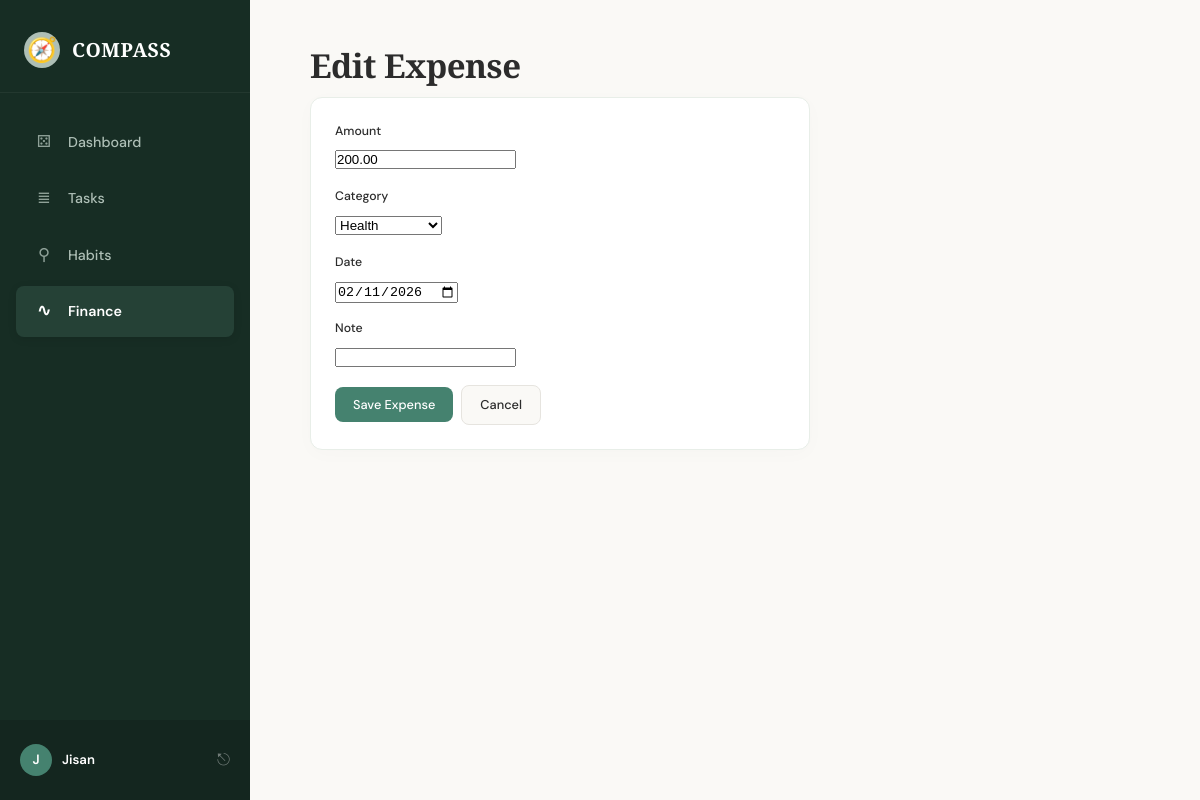
The app's page /finance/expense/6/edit/ (signed in) with its own data.
### finance/models.py (models this page shows, shortened)
class Expense(models.Model):
    CATEGORY_CHOICES = [
        ('food', 'Food & Dining'),
        ('transport', 'Transport'),
        ('shopping', 'Shopping'),
        ('bills', 'Bills & Utilities'),
        ('health', 'Health'),
        ('education', 'Education'),
        ('entertainment', 'Entertainment'),
        ('personal', 'Personal'),
        ('other', 'Other'),
    ]
    user = models.ForeignKey(User, on_delete=models.CASCADE, related_name='expenses')
    amount = models.DecimalField(max_digits=12, decimal_places=2)
    category = models.CharField(max_length=20, choices=CATEGORY_CHOICES, default='other')
    date = models.DateField(default=timezone.localdate)
    note = models.CharField(max_length=255, blank=True)
    class Meta:
        ordering = ['-date', '-id']

### finance/views.py (the view)
# urls.py: path('expense/<int:pk>/edit/', views.expense_edit, name='expense_edit'),
@login_required
def expense_edit(request, pk):
    expense = get_object_or_404(Expense, pk=pk, user=request.user)
    if request.method == 'POST':
        form = ExpenseForm(request.POST, instance=expense)
        if form.is_valid():
            form.save()
            messages.success(request, 'Expense updated ✓')
            return redirect('finance:overview')
    else:
        form = ExpenseForm(instance=expense)
    return render(request, 'finance/expense_form.html', {'form': form, 'editing': True})

### finance/forms.py
class ExpenseForm(forms.ModelForm):
    class Meta:
        model = Expense
        fields = ['amount', 'category', 'date', 'note']
        widgets = {
            'date': forms.DateInput(attrs={'type': 'date'}),
        }

### templates/finance/expense_form.html (shortened to what this page needs)
{% extends 'base.html' %}
{% block content %}
<div class="page-header">
    <h1>{% if editing %}Edit{% else %}Add{% endif %} Expense</h1>
</div>
<div class="card" style="max-width: 500px;">
    <form method="post">
        {% for field in form %}
        <div class="form-group">
            <label for="{{ field.id_for_label }}">{{ field.label }}</label>
            {{ field }}
        </div>
        {% endfor %}
        <div class="btn-group">
            <button type="submit" class="btn btn-primary">Save Expense</button>
            <a href="{% url 'finance:overview' %}" class="btn btn-secondary">Cancel</a>
        </div>
    </form>
</div>
{% endblock %}

### templates/base.html (shortened to what this page needs)
{% load static %}
<!DOCTYPE html>
<html lang="en">
<head>
    <link rel="stylesheet" href="{% static 'css/style.css' %}?v={% now 'U' %}">
</head>
<body>
    {% if user.is_authenticated %}
    <nav class="sidebar">
        <div class="sidebar-brand">
            <span class="brand-icon">🧭</span>
            <span class="brand-text">COMPASS</span>
        </div>
        <ul class="sidebar-nav">
            <li><a href="{% url 'dashboard:index' %}" class="{% if request.resolver_match.app_name == 'dashboard' %}active{% endif %}">
                <span class="nav-icon">⚄</span> Dashboard
            </a></li>
            <li><a href="{% url 'tasks:list' %}" class="{% if request.resolver_match.app_name == 'tasks' %}active{% endif %}">
                <span class="nav-icon">≣</span> Tasks
            </a></li>
            <li><a href="{% url 'habits:daily' %}" class="{% if request.resolver_match.app_name == 'habits' %}active{% endif %}">
                <span class="nav-icon">⚲</span> Habits
            </a></li>
            <li><a href="{% url 'finance:overview' %}" class="{% if request.resolver_match.app_name == 'finance' %}active{% endif %}">
                <span class="nav-icon">∿</span> Finance
            </a></li>
        </ul>
        <div class="sidebar-footer">
            <div class="user-profile">
                <div class="user-avatar">{{ user.username.0|upper }}</div>
                <div class="user-name-col">
                    <span class="user-label">{{ user.username }}</span>
                </div>
            </div>
            <form method="post" action="{% url 'accounts:logout' %}" style="margin:0;">
                <button type="submit" class="logout-link" title="Sign out" style="background:none;border:none;cursor:pointer;padding:0;">⎋</button>
            </form>
        </div>
    </nav>
    {% endif %}
    <main class="{% if user.is_authenticated %}main-content{% else %}main-full{% endif %}">
        {% block content %}{% endblock %}
    </main>
</body>
</html>

### static/css/style.css (style rules this page uses)
*, *::before, *::after { margin: 0; padding: 0; box-sizing: border-box; }
:root { --bg: #faf9f6; --bg-card: #ffffff; --bg-sidebar: #172d24; --bg-sidebar-hover: #213c31; --bg-input: #f4fdf8; --text: #2c2c2c; --text-light: #8e8e8e; --text-sidebar: #aebfb6; --text-sidebar-active: #ffffff; --primary: #45826f; --primary-light: #e5f6ed; --primary-hover: #326252; --accent: #e58269; --accent-light: #fde8e3; --border: #e6e4df; --border-light: #f0eee9; --border-card: #e8eee8; --success: #45826f; --warning: #e58269; --shadow-sm: 0 4px 20px rgba(0, 0, 0, 0.02); --shadow-md: 0 8px 30px rgba(0, 0, 0, 0.04); --shadow-lg: 0 12px 40px rgba(0, 0, 0, 0.06); --radius: 12px; --radius-sm: 8px; --radius-lg: 20px; --sidebar-width: 250px; --transition: 0.25s cubic-bezier(0.2, 0, 0.2, 1); --dot-grey: #e6e4df; --dot-past: #d3d1cb; --dot-yellow: #f1c97f; --dot-green: #67b889; --dot-blue: #6ca0b9; }
html { font-size: 15px; }
body { font-family: 'DM Sans', 'Inter', -apple-system, BlinkMacSystemFont, sans-serif; background: var(--bg); color: var(--text); line-height: 1.6; min-height: 100vh; display: flex; -webkit-font-smoothing: antialiased; }
a { color: var(--primary); text-decoration: none; transition: color var(--transition); }
.sidebar { width: var(--sidebar-width); min-height: 100vh; background: var(--bg-sidebar); display: flex; flex-direction: column; position: fixed; top: 0; left: 0; z-index: 100; }
.sidebar-brand { padding: 32px 24px 24px; display: flex; align-items: center; gap: 12px; border-bottom: 1px solid rgba(255, 255, 255, 0.05); }
.brand-icon { font-size: 1.6rem; background: var(--text-sidebar); border-radius: 50%; width: 36px; height: 36px; display: flex; align-items: center; justify-content: center; color: var(--bg-sidebar); }
.brand-text { font-size: 1.3rem; font-family: 'Playfair Display', serif; font-weight: 700; color: #fff; letter-spacing: 0.5px; }
.sidebar-nav { list-style: none; padding: 24px 16px; flex: 1; }
.sidebar-nav li { margin-bottom: 6px; }
.sidebar-nav a { display: flex; align-items: center; gap: 12px; padding: 12px 16px; border-radius: var(--radius-sm); color: var(--text-sidebar); font-size: 0.95rem; font-weight: 500; transition: all var(--transition); }
.sidebar-nav a.active { background: #254136; color: #fff; font-weight: 600; box-shadow: 0 2px 8px rgba(0,0,0,0.1); }
.nav-icon { font-size: 1.1rem; width: 24px; text-align: center; opacity: 0.8; }
.sidebar-nav a.active .nav-icon { opacity: 1; }
.sidebar-footer { padding: 24px 20px; display: flex; justify-content: space-between; align-items: center; background: rgba(0,0,0,0.15); }
.user-profile { display: flex; align-items: center; gap: 10px; }
.user-avatar { width: 32px; height: 32px; border-radius: 50%; background: var(--primary); color: white; display: flex; align-items: center; justify-content: center; font-weight: 600; font-size: 0.9rem; }
.user-name-col { display: flex; flex-direction: column; }
.user-label { color: #fff; font-size: 0.88rem; font-weight: 600; line-height: 1.2; }
.logout-link { color: rgba(255, 255, 255, 0.4); font-size: 1.1rem; transition: color var(--transition); }
.main-content { margin-left: var(--sidebar-width); flex: 1; padding: 40px 60px; min-height: 100vh; }
.page-header h1 { font-size: 2.2rem; font-weight: 700; color: var(--text); letter-spacing: -0.5px; font-family: 'Playfair Display', serif; margin-bottom: 4px; }
.card { background: var(--bg-card); border: 1px solid var(--border-card); border-radius: var(--radius); padding: 24px; box-shadow: var(--shadow-sm); margin-bottom: 20px; transition: box-shadow var(--transition); }
.form-group { margin-bottom: 16px; }
.form-group label { display: block; font-size: 0.82rem; font-weight: 500; color: var(--text); margin-bottom: 6px; }
.btn { display: inline-flex; align-items: center; gap: 6px; padding: 9px 18px; border: none; border-radius: var(--radius-sm); font-family: inherit; font-size: 0.85rem; font-weight: 500; cursor: pointer; transition: all var(--transition); text-decoration: none; }
.btn-primary { background: var(--primary); color: #fff; }
.btn-secondary { background: var(--bg); color: var(--text); border: 1px solid var(--border); }
.btn-group { display: flex; gap: 8px; align-items: center; }

### records on screen
Expense: form "200.00" "Health" "02/11/2026"

### other values on screen
{{ user.username.0|upper }} "J"
{{ user.username }} "Jisan"
{{ field.label }} "Amount" "Category" "Date" "Note"
